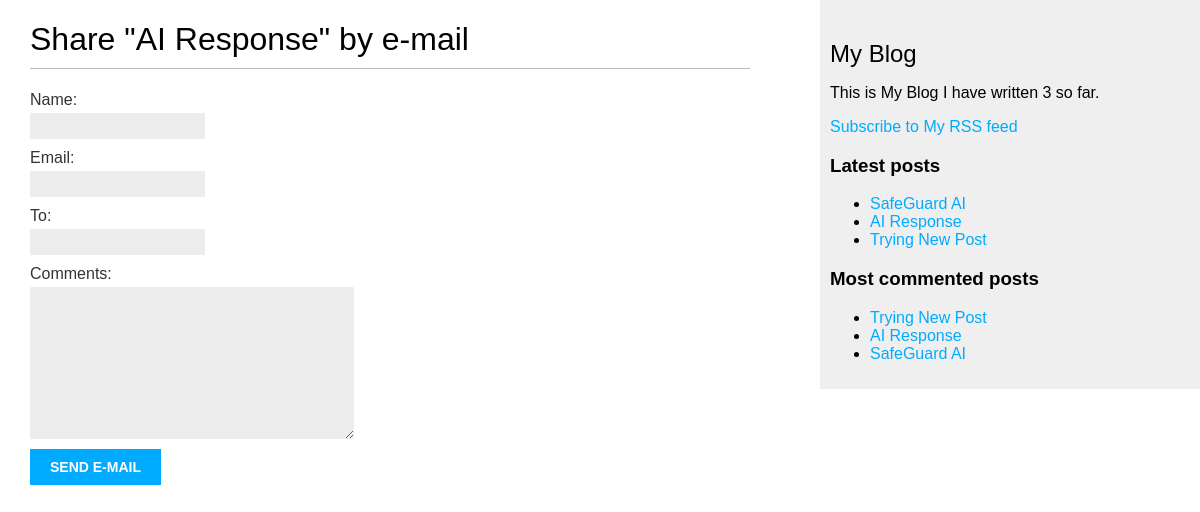
The page /djblog/5/share/ on the database as committed earlier.
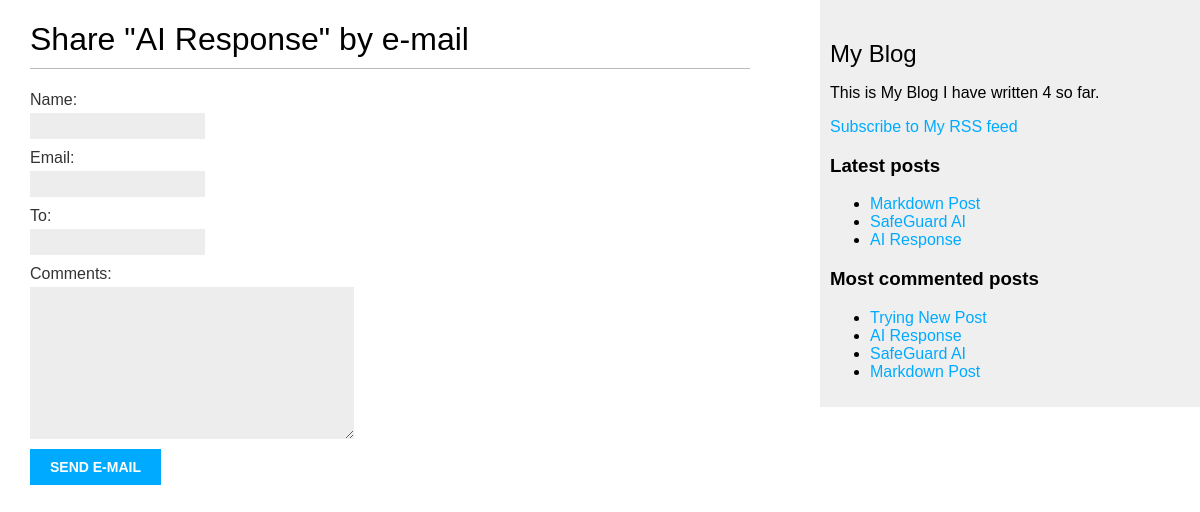
The same page on the database as committed later.
### djblog/models.py (models this page shows, shortened)
class Post(models.Model):
    class Status(models.TextChoices):
        DRAFT = 'DF', 'Draft'
        PUBLISHED = 'PB', 'Published'
    title = models.CharField(max_length=250)
    slug = models.SlugField(
        max_length=250,
        unique_for_date = 'publish'
        )
    author = models.ForeignKey(
        settings.AUTH_USER_MODEL,
        on_delete=models.CASCADE ,
        related_name="djblog_posts"
    )
    body = models.TextField()
    publish = models.DateTimeField(default=timezone.now)
    created = models.DateTimeField(auto_now_add=True)
    updated = models.DateTimeField(auto_now=True)
    status = models.CharField(
        max_length=2,
        choices=Status.choices,
        default=Status.PUBLISHED
    )
    objects = models.Manager() #default
    published = PublishedManager() # custom manager
    class Meta:
        ordering = ['-publish']
        indexes = [
            models.Index(fields=['-publish'])
        ]
    def get_absolute_url(self):
        return reverse(
            'djblog:post_detail',
            args = [
                self.publish.year,
                self.publish.month,
                self.publish.day,
                self.slug
            ]
        )
    tags = TaggableManager()

### djblog/views.py (the view)
def post_share(request, post_id):
    post = get_object_or_404(
    Post,
    id=post_id,
    status=Post.Status.PUBLISHED
    )
    sent = False
    if request.method == 'POST':
        form = EmailPostForm(request.POST)
        if form.is_valid():
            cd = form.cleaned_data
            post_url = request.build_absolute_uri(
            post.get_absolute_url()
            )
            subject = (
            f"{cd['name']} ({cd['email']}) "
            f"recommends you read {post.title}"
            )
            message = (
            f"Read {post.title} at {post_url}\n\n"
            f"{cd['name']}\'s comments: {cd['comments']}"
            )
            try:
                send_mail(
                subject=subject,
                message=message,
                from_email=None,
                recipient_list=[cd['to']]
                )
            except BadHeaderError:
                return HttpResponse('Invalid header found.')
            except Exception as e:
                return HttpResponse(f'Error sending email: {str(e)}')
            sent = True
    else:
        form = EmailPostForm()
    return render(
    request,
    'post/share.html',
    {
    'post': post,
    'form': form,
    'sent': sent
    }
    )

### djblog/forms.py
class EmailPostForm(forms.Form):
    name = forms.CharField(max_length=25)
    email = forms.EmailField()
    to = forms.EmailField()
    comments = forms.CharField(
    required=False,
    widget=forms.Textarea
    )

### djblog/models.py (called while the page is built)
    def get_queryset(self):
        return (
            super().get_queryset().filter(status = Post.Status.PUBLISHED)
        )

### djblog/templatetags/blog_tags.py (called while the page is built)
@register.simple_tag
def total_posts():
    return Post.published.count()

@register.inclusion_tag('post/latest_posts.html')
def show_latest_posts(count = 5):
    latest_posts = Post.published.order_by('-publish')[:count]
    return {
        'latest_posts': latest_posts
    }

@register.simple_tag
def get_most_commented_posts(count = 5):
    return Post.published.annotate(
        total_comments = Count('comments')
    ).order_by('-total_comments')[:count]

### djblog/templates/post/share.html (shortened to what this page needs)
{% extends "djblog/base.html" %}
{% block content %}
{% if sent %}
<h1>Email Successful sent.</h1>
<p>
    "{{ post.title }}" was Successfully sent to {{ form.cleaned_data.to }}
</p>
{% else %}
<h1>Share "{{ post.title }}" by e-mail</h1>
<form method="post">
    {{ form.as_p }}
    <input type="submit" value="Send e-mail">
</form>
{% endif %}
{% endblock %}

### djblog/templates/djblog/base.html (shortened to what this page needs)
{% load blog_tags %}
{% load static %}
<!DOCTYPE html>
<html lang="en">
<head>
    <link href="{% static 'css/djblog.css' %}" rel="stylesheet">
</head>
<body>
    <div id="content">
        {% block content %}
        {% endblock %}
    </div>
    <div id="sidebar">
        <h2>My Blog</h2>
        <p>
            This is My Blog
            I have written {% total_posts %} so far.
        </p>
        <p>
            <a href="{% url 'djblog:post_feed' %}">
            Subscribe to My RSS feed
            </a>
        </p>
        <h3>Latest posts</h3>
        {% show_latest_posts 3 %}
        <h3>Most commented posts</h3>
        {% get_most_commented_posts as most_commented_posts %}
        <ul>
            {% for post in most_commented_posts %}
            <li>
                <a href="{{ post.get_absolute_url }}">{{ post.title }}</a>
            </li>
            {% endfor %}
        </ul>
    </div>
</body>
</html>

### djblog/templates/post/latest_posts.html
<ul>
    {% for post in latest_posts %}
    <li>
        <a href="{{ post.get_absolute_url }}">{{ post.title }}</a>
    </li>
    {% endfor %}
</ul>

Rows that differ between the two databases and show on the page:
no longer on one of the page's lists (row unchanged): Post: title "Trying New Post"
added Post: title "Markdown Post"
Other text that changed with them:
text no longer shown: "3"
text now shown: "4"
